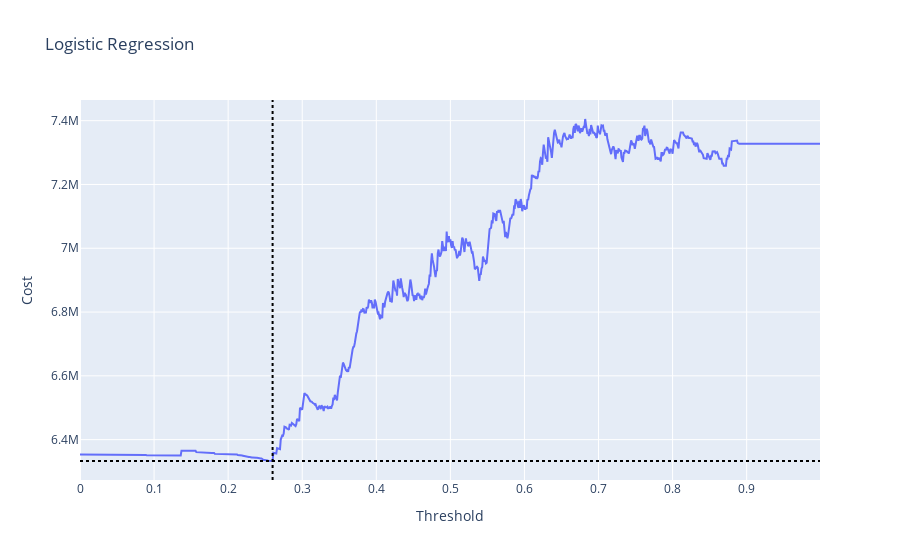

The notebook cell this image was saved under:
### Code cell
# Plot cost for all cutoffs
fig = go.Figure(data=go.Scatter(x=thresholds, y=costs))
fig.add_hline(y=np.min(costs), line_dash="dot", line_color="black")
fig.add_vline(x=thresholds[np.argmin(costs)], line_dash="dot", line_color="black")
fig.update_layout(
    title="Logistic Regression",
    xaxis_title="Threshold",
    yaxis_title="Cost"
)
fig.show()

### Figure 1 — Plotly figure (JSON) as saved in the notebook; plotly's stock layout.template omitted (floating-point values rounded to 4 significant figures; data arrays with more than 128 entries replaced by an {"elided": "..."} marker saying what was removed)
{"data": [{"type": "scatter", "x": {"elided": "1000 float values"}, "y": {"elided": "1000 float values"}}], "layout": {"shapes": [{"line": {"color": "black", "dash": "dot"}, "type": "line", "x0": 0, "x1": 1, "xref": "x domain", "y0": 6333000.0, "y1": 6333000.0, "yref": "y"}, {"line": {"color": "black", "dash": "dot"}, "type": "line", "x0": 0.26, "x1": 0.26, "xref": "x", "y0": 0, "y1": 1, "yref": "y domain"}], "title": {"text": "Logistic Regression"}, "xaxis": {"title": {"text": "Threshold"}}, "yaxis": {"title": {"text": "Cost"}}}}
